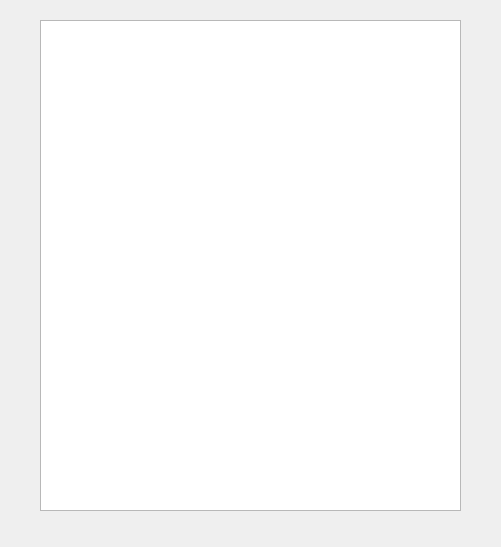
<?xml version="1.0" encoding="UTF-8"?>
<ui version="4.0">
 <class>BattleWidget</class>
 <widget class="QWidget" name="BattleWidget">
  <property name="geometry">
   <rect>
    <x>0</x>
    <y>0</y>
    <width>501</width>
    <height>547</height>
   </rect>
  </property>
  <property name="windowTitle">
   <string>Form</string>
  </property>
  <widget class="QTextBrowser" name="textBrowser">
   <property name="geometry">
    <rect>
     <x>40</x>
     <y>20</y>
     <width>421</width>
     <height>491</height>
    </rect>
   </property>
  </widget>
 </widget>
 <resources/>
 <connections/>
</ui>
